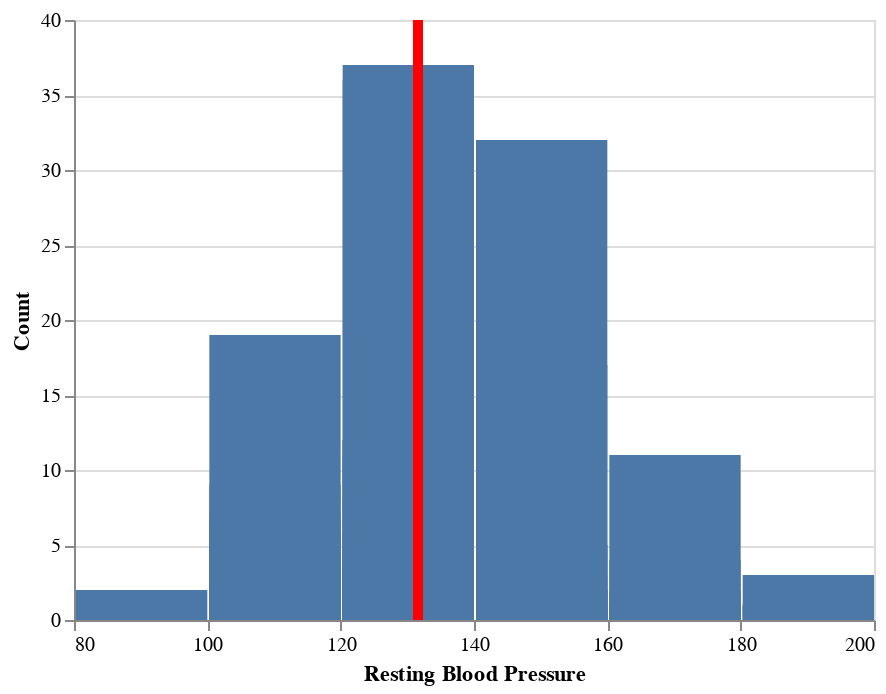

Notebook source saved alongside this figure:
### Markdown cell above
### **6.4 trestbps (Resting Blood Pressure)**

### Code cell
base = alt.Chart(heart)

bar = base.mark_bar().encode(
    x=alt.X('trestbps:Q', bin=True, title='Resting Blood Pressure'),
    y=alt.Y('count()', title='Count'),
    tooltip=['trestbps']
)

rule = base.mark_rule(color='red').encode(
    x='mean(trestbps):Q',
    tooltip=['mean(trestbps)'],
    size=alt.value(5)
)

bar + rule

### Figure 1 — Vega-Lite specification as saved in the notebook (floating-point values rounded to 4 significant figures; data arrays with more than 128 entries replaced by an {"elided": "..."} marker saying what was removed)
{"config": {"view": {"continuousWidth": 400, "continuousHeight": 300}}, "layer": [{"mark": "bar", "encoding": {"tooltip": [{"field": "trestbps", "type": "quantitative"}], "x": {"bin": true, "field": "trestbps", "title": "Resting Blood Pressure", "type": "quantitative"}, "y": {"aggregate": "count", "title": "Count", "type": "quantitative"}}}, {"mark": {"type": "rule", "color": "red"}, "encoding": {"size": {"value": 5}, "tooltip": [{"aggregate": "mean", "field": "trestbps", "type": "quantitative"}], "x": {"aggregate": "mean", "field": "trestbps", "type": "quantitative"}}}], "data": {"name": "data-96fbdc6fc0874bf76000df8fb6119028"}, "$schema": "https://vega.github.io/schema/vega-lite/v4.17.0.json", "datasets": {"data-96fbdc6fc0874bf76000df8fb6119028": {"elided": "302 records"}}}
